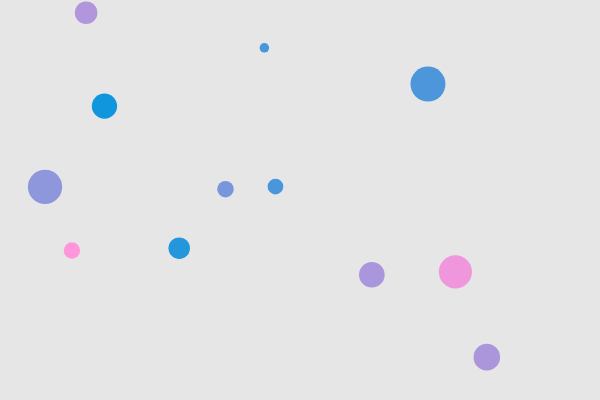
Frame 1 (no input)
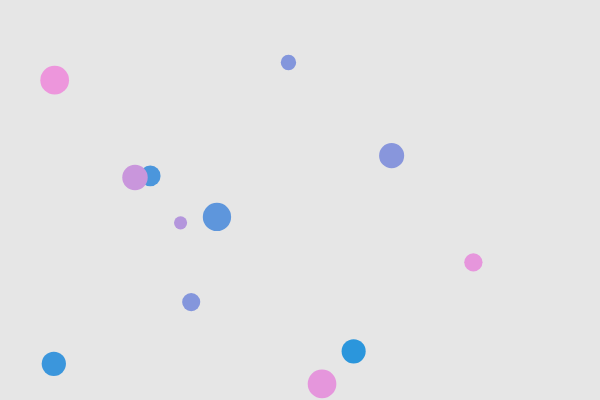
Frame 60 (no input)
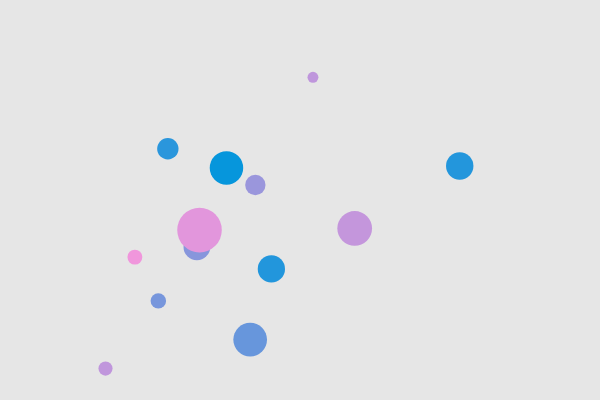
Frame 120 (the mouse pressed at the canvas centre since frame 60)

The p5.js sketch that drew these frames (run headless with seeded random() and noise() and a simulated clock; from frame 60 on, the mouse is pressed at the canvas centre):

// p5.js sketch
// ── sketch.js
// DM2008 — Activity 4b [Guided]
// Objects in Motion (50 min)
//
// You have a working Agent class to start with — your job is to bring it to life.
// Each agent moves, changes over time, and is drawn to the screen.
// Mouse click adds a new agent. C clears them all.
//
// Things to try:
// - Change the starting values (size, speed, color) to see what happens
// - Make agents bounce instead of wrap — what needs to change?
// - Add a second method to your class beyond update() and show()
//
// Stretch: give each agent a lifespan — shrink or fade it over time, then remove it.
// Hint: a backward loop lets you safely splice items while iterating.


 // DM2008 — Activity 4b
 // Objects in Motion

 let agents = [];
 const NUM_START = 12;

 function setup() {
   createCanvas(600, 400);
   noStroke();

   for (let i = 0; i < NUM_START; i++) {
     let x = random(width);
     let y = random(height);
     let sz = random(12, 36);
     let speedX = random(-2, 2);
     let speedY = random(-2, 2);

     agents.push(new Agent(x, y, sz, speedX, speedY));
   }
 }

 function draw() {
   background(230);

   for (let i = 0; i < agents.length; i++) {
     agents[i].update();
     agents[i].show();
   }
 }

 function mousePressed() {
   // Only add an agent when clicking inside the canvas
   if (mouseX >= 0 && mouseX <= width &&
       mouseY >= 0 && mouseY <= height) {

     let sz = random(16, 40);
     let speedX = random(-2, 2);
     let speedY = random(-2, 2);

     agents.push(new Agent(mouseX, mouseY, sz, speedX, speedY));
   }
 }

 function keyPressed() {
   if (key === "C" || key === "c") {
     agents = [];
   }
 }

 class Agent {
   constructor(x, y, sz, speedX, speedY) {
     this.x = x;
     this.y = y;
     this.sz = sz;
     this.dx = speedX;
     this.dy = speedY;

     // Colour and pulsing properties
     this.col = random(255);
     this.pulse = random(TWO_PI);
     this.displaySize = sz;
   }

   update() {
     // Move the agent
     this.x += this.dx;
     this.y += this.dy;

     // Gradually change its colour
     this.col = (this.col + 1) % 255;

     // Change its size over time
     this.pulse += 0.05;
     this.displaySize = this.sz + sin(this.pulse) * 5;

     // Check for bouncing
     this.bounce();
   }

   // Additional method: bounce off canvas edges
   bounce() {
     let radius = this.displaySize / 2;

     if (this.x + radius >= width) {
       this.x = width - radius;
       this.dx *= -1;
     }

     if (this.x - radius <= 0) {
       this.x = radius;
       this.dx *= -1;
     }

     if (this.y + radius >= height) {
       this.y = height - radius;
       this.dy *= -1;
     }

     if (this.y - radius <= 0) {
       this.y = radius;
       this.dy *= -1;
     }
   }

   show() {
     noStroke();
     fill(this.col, 150, 220);
     ellipse(this.x, this.y, this.displaySize);
   }
 }
